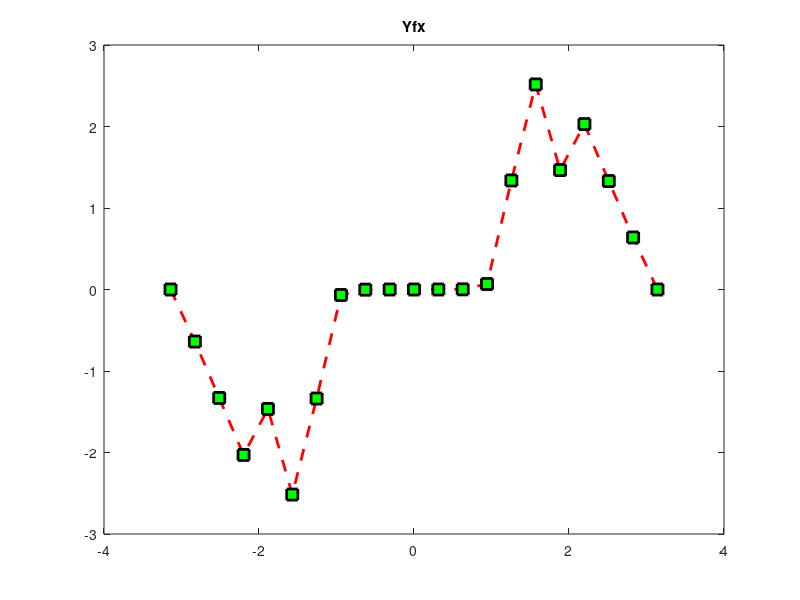

Here is the MATLAB script that generated this plot:
%指定线宽，标记大小，颜色
x=-pi:pi/10:pi;
y=tan(sin(x))-sin(tan(x));
plot(x,y,'--rs','LineWidth',2,'MarkerEdgeColor','k','MarkerFaceColor','g','MarkerSize',8);
% Marker: 'none'-标记  MarkerSize -标记大小 MarkerEdgeColor -标记的边框颜色 MarkerFaceColor - 标记的颜色
title('Yfx');
hold on